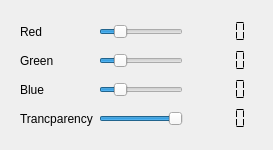
                      <widget class="QWidget" name="widget_6" native="true">
                       <layout class="QGridLayout" name="gridLayout_9">
                        <item row="0" column="0">
                         <widget class="QWidget" name="widget_8" native="true">
                          <layout class="QGridLayout" name="gridLayout_10">
                           <item row="1" column="0">
                            <widget class="QLabel" name="label_16">
                             <property name="text">
                              <string>Green</string>
                             </property>
                            </widget>
                           </item>
                           <item row="0" column="2">
                            <widget class="QLCDNumber" name="lcdNumber_Red_NeedleDrag">
                             <property name="font">
                              <font>
                               <family>MS Shell Dlg 2</family>
                              </font>
                             </property>
                             <property name="frameShape">
                              <enum>QFrame::NoFrame</enum>
                             </property>
                             <property name="frameShadow">
                              <enum>QFrame::Plain</enum>
                             </property>
                             <property name="lineWidth">
                              <number>0</number>
                             </property>
                             <property name="segmentStyle">
                              <enum>QLCDNumber::Flat</enum>
                             </property>
                            </widget>
                           </item>
                           <item row="1" column="1">
                            <widget class="QSlider" name="GreenSlider_NeedleDrag">
                             <property name="maximum">
                              <number>255</number>
                             </property>
                             <property name="value">
                              <number>50</number>
                             </property>
                             <property name="orientation">
                              <enum>Qt::Horizontal</enum>
                             </property>
                            </widget>
                           </item>
                           <item row="3" column="0">
                            <widget class="QLabel" name="label_17">
                             <property name="text">
                              <string>Trancparency</string>
                             </property>
                            </widget>
                           </item>
                           <item row="1" column="2">
                            <widget class="QLCDNumber" name="lcdNumber_Green_NeedleDrag">
                             <property name="font">
                              <font>
                               <family>MS Shell Dlg 2</family>
                              </font>
                             </property>
                             <property name="frameShape">
                              <enum>QFrame::NoFrame</enum>
                             </property>
                             <property name="frameShadow">
                              <enum>QFrame::Plain</enum>
                             </property>
                             <property name="lineWidth">
                              <number>0</number>
                             </property>
                             <property name="segmentStyle">
                              <enum>QLCDNumber::Flat</enum>
                             </property>
                            </widget>
                           </item>
                           <item row="2" column="2">
                            <widget class="QLCDNumber" name="lcdNumber_Blue_NeedleDrag">
                             <property name="font">
                              <font>
                               <family>MS Shell Dlg 2</family>
                              </font>
                             </property>
                             <property name="frameShape">
                              <enum>QFrame::NoFrame</enum>
                             </property>
                             <property name="frameShadow">
                              <enum>QFrame::Plain</enum>
                             </property>
                             <property name="lineWidth">
                              <number>0</number>
                             </property>
                             <property name="segmentStyle">
                              <enum>QLCDNumber::Flat</enum>
                             </property>
                            </widget>
                           </item>
                           <item row="2" column="0">
                            <widget class="QLabel" name="label_18">
                             <property name="text">
                              <string>Blue</string>
                             </property>
                            </widget>
                           </item>
                           <item row="2" column="1">
                            <widget class="QSlider" name="BlueSlider_NeedleDrag">
                             <property name="maximum">
                              <number>255</number>
                             </property>
                             <property name="value">
                              <number>50</number>
                             </property>
                             <property name="orientation">
                              <enum>Qt::Horizontal</enum>
                             </property>
                            </widget>
                           </item>
                           <item row="3" column="1">
                            <widget class="QSlider" name="TrancSlider_NeedleDrag">
                             <property name="maximum">
                              <number>255</number>
                             </property>
                             <property name="value">
                              <number>255</number>
                             </property>
                             <property name="orientation">
                              <enum>Qt::Horizontal</enum>
                             </property>
                            </widget>
                           </item>
                           <item row="3" column="2">
                            <widget class="QLCDNumber" name="lcdNumber_Trancparency_NeedleDrag">
                             <property name="font">
                              <font>
                               <family>MS Shell Dlg 2</family>
                              </font>
                             </property>
                             <property name="frameShape">
                              <enum>QFrame::NoFrame</enum>
                             </property>
                             <property name="frameShadow">
                              <enum>QFrame::Plain</enum>
                             </property>
                             <property name="lineWidth">
                              <number>0</number>
                             </property>
                             <property name="segmentStyle">
                              <enum>QLCDNumber::Flat</enum>
                             </property>
                            </widget>
                           </item>
                           <item row="0" column="0">
                            <widget class="QLabel" name="label_19">
                             <property name="text">
                              <string>Red</string>
                             </property>
                            </widget>
                           </item>
                           <item row="0" column="1">
                            <widget class="QSlider" name="RedSlider_NeedleDrag">
                             <property name="maximum">
                              <number>255</number>
                             </property>
                             <property name="value">
                              <number>50</number>
                             </property>
                             <property name="orientation">
                              <enum>Qt::Horizontal</enum>
                             </property>
                            </widget>
                           </item>
                          </layout>
                         </widget>
                        </item>
                       </layout>
                      </widget>
